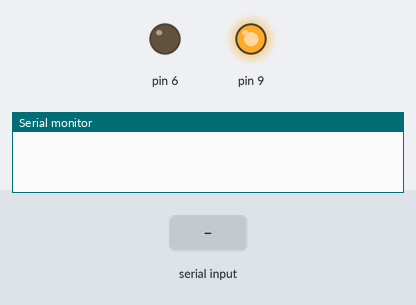
Bench run of a sketch on a simulated Arduino Uno, built with avr-gcc and run on an emulated ATmega328P. Parts: output pins drawn as LEDs (lit = HIGH), the last lines printed to the serial monitor. The test bench sets the inputs (shaded band).

Above: at 1.2 s.
1.3 s: "on" received over the second serial link
At 3.5 s:
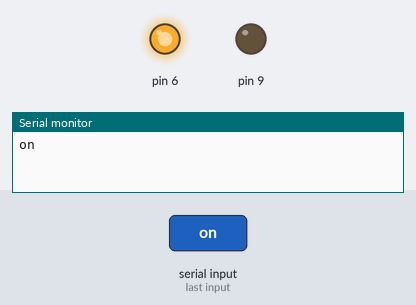
3.8 s: "90,45\n" received over the second serial link
At 5.5 s:
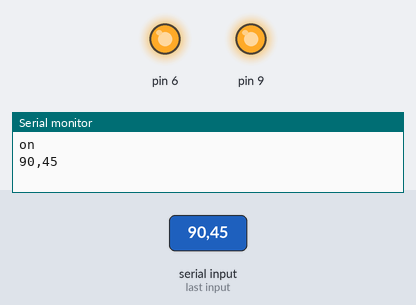
6.3 s: "off" received over the second serial link
At 8.7 s:
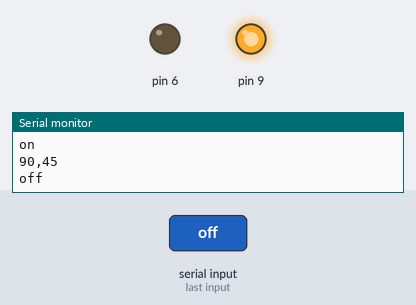
Timing chart, 0 to 10.2 s (numbered marks = the images above; inputs shaded):
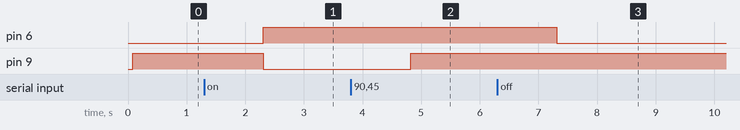

Measured:
- after the input at 1.3 s, pin 6: LOW → HIGH after 1.0 s; pin 9: HIGH → LOW after 1.0 s
- after the input at 3.8 s, pin 9: LOW → HIGH after 1.0 s
- after the input at 6.3 s, pin 6: HIGH → LOW after 1.0 s

The sketch:

asim-updated.ino
```cpp
#include <SoftwareSerial.h>
#include <EEPROM.h>

// Define the data transmit/receive pins in Arduino

#define TxD 2

#define RxD 3

SoftwareSerial mySerial(RxD, TxD); // RX, TX for Bluetooth
int counter;
int mins;

long runTime;
long delayTime;
long runTimeHolder, delayTimeHolder;
int delayTimeAddress = 9;   //Location we want the data to be put.
int delayTimeHolderAddress = 18;   //Location we want the data to be put.
int runTimeAddress = 0;   //Location we want the data to be put.

String inputString;

void setup() {

  mySerial.begin(9600); // For Bluetooth

  Serial.begin(9600); // For the IDE monitor Tools -> Serial Monitor

  pinMode(9, OUTPUT);
  pinMode(6, OUTPUT);
  // Any code that you want to run once....
  //const int runtime=10000;
  counter = 0;
  mins = 4;


  EEPROM.get(runTimeAddress, runTime);
  EEPROM.get(delayTimeAddress, delayTime);
  EEPROM.get(delayTimeHolderAddress, delayTimeHolder);

  mySerial.println( "Run time set to" );
  mySerial.println( runTime );

  mins = runTime;

  mySerial.println( "delay time set to" );
  mySerial.println( delayTime );

   mySerial.println( "delay time holder set to" );
   mySerial.println( delayTimeHolder );

  runTimeHolder = 0;


}
// http://stackoverflow.com/questions/9072320/split-string-into-string-array
String getValue(String data, char separator, int index)
{
  int found = 0;
  int strIndex[] = {0, -1};
  int maxIndex = data.length() - 1;

  for (int i = 0; i <= maxIndex && found <= index; i++) {
    if (data.charAt(i) == separator || i == maxIndex) {
      found++;
      strIndex[0] = strIndex[1] + 1;
      strIndex[1] = (i == maxIndex) ? i + 1 : i;
    }
  }

  return found > index ? data.substring(strIndex[0], strIndex[1]) : "";
}
void loop() {
  digitalWrite(9, HIGH);

  // put your main code here, to run repeatedly:

  boolean isValidInput; do {

    while ( !mySerial.available() ) {
      if (counter == 1) {
        digitalWrite(9, HIGH);
        digitalWrite(6, LOW);
        delayTimeHolder = delayTime;
      EEPROM.put(delayTimeHolderAddress, delayTimeHolder);
        //        digitalWrite(6, LOW);
        mySerial.println( "Motor Powered OFF" );
      }
      if (counter > 0) {
        counter = counter - 1;
        delay(100);
      } else {
        if (delayTimeHolder == 1) {
          digitalWrite(9, LOW);
          digitalWrite(6, HIGH);
          runTimeHolder = runTime;
        }
        if (delayTimeHolder > 0) {
          delayTimeHolder = delayTimeHolder - 1;
          if (delayTimeHolder % 300 == 0)
          {
            EEPROM.put(delayTimeHolderAddress, delayTimeHolder);
            mySerial.println( "Motor will START after" );
            mySerial.println( delayTimeHolder / 600 );
          }
          delay(100);
        }
        if (runTimeHolder == 1) {
          digitalWrite(9, HIGH);
          digitalWrite(6, LOW);
          delayTimeHolder = delayTime;
          EEPROM.put(delayTimeHolderAddress, delayTimeHolder);
        }
        if (runTimeHolder > 0) {
          if(runTimeHolder == runTime){//first time
            EEPROM.put(delayTimeHolderAddress, delayTime);// reset delaytimeholder

          }
          runTimeHolder = runTimeHolder - 1;
          if (runTimeHolder % 300 == 0)
          {
            mySerial.println( "Motor will STOP after" );
            mySerial.println( runTimeHolder / 600 );
          }
          delay(100);
        }

      }

    } ; // LOOP...


    //byte c; // get the next character from the bluetooth serial port
    delay(10); // short dely to get buffer full
    inputString = mySerial.readString(); // Execute the option based on the character recieved


    Serial.println(inputString); // Print the character received to the IDE serial monitor
    String keyWord = getValue(inputString, ',' , 0);
    if (keyWord == "on")
    {
      digitalWrite(9, LOW);
      digitalWrite(6, HIGH);
      mySerial.println( "Motor Powered ON" );
      counter = mins * 10 * 60;
      isValidInput = true;
    }
    else if (keyWord == "off")
    {
      digitalWrite(9, HIGH);
      digitalWrite(6, LOW);
      counter = 0;
      delayTimeHolder = delayTime;
      EEPROM.put(delayTimeHolderAddress, delayTimeHolder);
      runTimeHolder = 0;
      mySerial.println( "Motor Powered OFF" );
      isValidInput = true;
    }
    else if (keyWord == "runtime")
    {
      runTimeHolder = 0;
      int runTimeTemp = getValue(inputString, ',' , 1).toInt();
      runTime = runTimeTemp * 600;
      EEPROM.put(runTimeAddress, runTime);
      runTimeHolder = runTime;
      // Do the code you need when 'a' is received.....
      mySerial.println( "Run time set to" );
      mySerial.println( runTime );
      isValidInput = true;
    }
    else if (keyWord == "delaytime")
    {
      runTimeHolder = 0;
      long delayTimeTemp = getValue(inputString, ',' , 1).toInt();
      delayTime = delayTimeTemp * 600;
      EEPROM.put(delayTimeAddress, delayTime);
      delayTimeHolder = delayTime;
      EEPROM.put(delayTimeHolderAddress, delayTimeHolder);
      runTimeHolder = runTime;
      // Do the code you need when 'a' is received.....

      mySerial.println( "delaytime recieved is " );
      mySerial.println( delayTimeTemp );
      mySerial.println( "delay time set to" );
      mySerial.println( delayTime );
      isValidInput = true;
    }
    else
    {
      mySerial.println( "Invalid Input" );
      isValidInput = false;
    }
    inputString = "";
  } while ( isValidInput == true );

}
```
